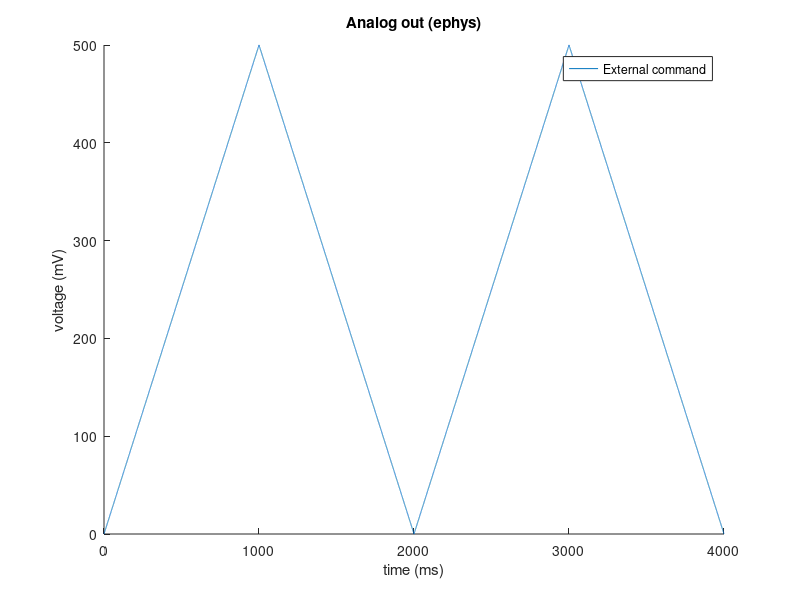
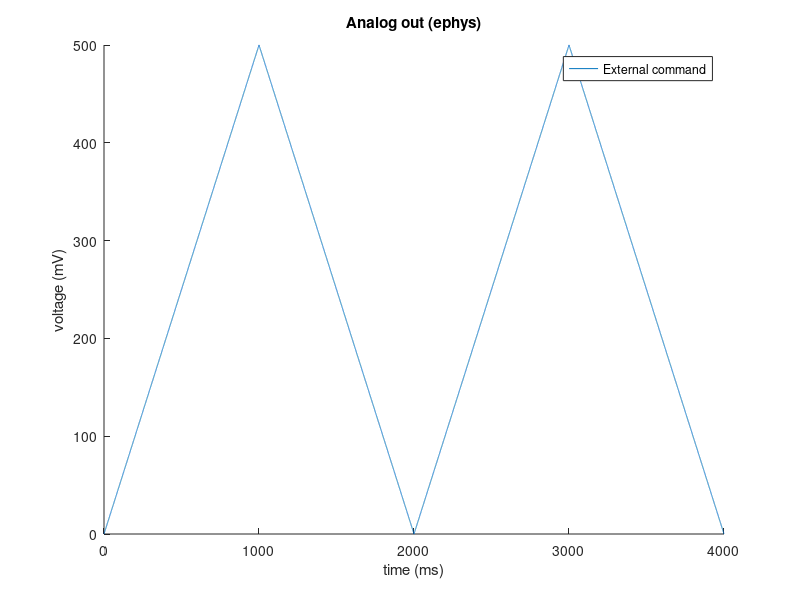

MATLAB code for these plots, in order:
% This MATLAB code generate the waveform file in .txt format, with each
% column representing each channel.  For now, we are only implementing 
% electrophysiology control.  The first column is AO (External command)
% No control for lasers
% The phase is always -90 degree (i.e. starting from low)

% Peng Zou, 2016-07-20

%% Generate waveform
% Initialization
clear all;
path = 'C:\Users\ZouOptics\Desktop\Ctrl v2.11 test\MATLAB codes\waveforms\';

file_num = 1;       % file number
samprate = 10;      % kHz

% parameters to change
low = 0;            % mV in real unit
high = 500;         % mV in real unit
period = 2;         % sec
cycles = 2;         % number of cycles

% calculations
stepsize = (high - low)/(period/2)/samprate/1000;    % mV in real unit
riseVec = low:stepsize:(high - stepsize);       % rising vector
fallVec = high:(-stepsize):(low + stepsize);    % falling vector

AO = repmat([riseVec, fallVec],1,cycles);       % Analog out waveform
t = 0:(1/samprate):(period*cycles*1000);        % msec
t = t(1:(end-1));                               % 1 less data point

%% save waveform and export figures
% plot waveform
figure;
title('Analog out (ephys)');
hold on;
plot(t, AO);
xlabel('time (ms)');
ylabel('voltage (mV)');
legend('External command');

% save waveform figure
saveas(gca,[path num2str(file_num,'%02d') '_ephys waveforms.fig']);
saveas(gca,[path num2str(file_num,'%02d') '_ephys waveforms.png']);

% save waveform data
fname = [path num2str(file_num,'%02d') '_waveforms.txt'];
fid = fopen(fname, 'w');
fprintf(fid, '%.3f\t%.1f\r\n', [t; AO]);
fclose(fid);

% save matlab variables
save([path num2str(file_num,'%02d') '_variables.mat'])
clear file_num
